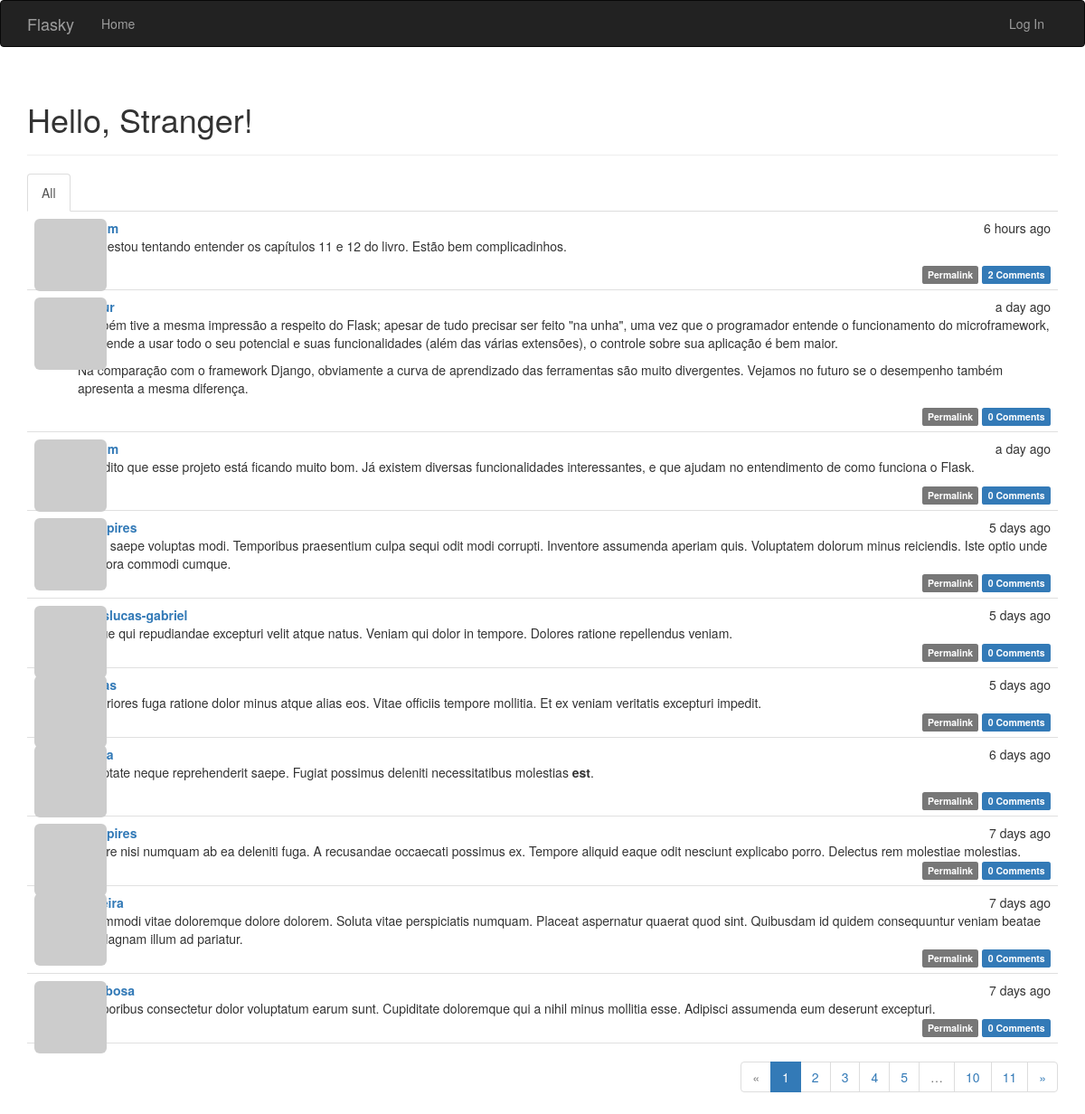
The page / on the database its author committed.
### app/models.py (models this page shows, shortened)
class Post(db.Model):
    __tablename__ = 'posts'
    id = db.Column(db.Integer, primary_key=True)
    body = db.Column(db.Text)
    body_html = db.Column(db.Text)
    timestamp = db.Column(db.DateTime, index=True, default=datetime.utcnow)
    author_id = db.Column(db.Integer, db.ForeignKey('users.id'))
    comments = db.relationship('Comment', backref='post', lazy='dynamic')

class User(UserMixin, db.Model):
    __tablename__ = 'users'
    id = db.Column(db.Integer, primary_key=True)
    email = db.Column(db.String(64), unique=True, index=True)
    username = db.Column(db.String(64), unique=True, index=True)
    name = db.Column(db.String(64))
    location = db.Column(db.String(64))
    about_me = db.Column(db.Text())
    member_since = db.Column(db.DateTime(), default=datetime.utcnow)
    last_seen = db.Column(db.DateTime(), default=datetime.utcnow)
    confirmed = db.Column(db.Boolean, default=False)
    password_hash = db.Column(db.String(128))
    avatar_hash = db.Column(db.String(32))
    role_id = db.Column(db.Integer, db.ForeignKey('roles.id'))
    posts = db.relationship('Post', backref='author', lazy='dynamic')
    followed = db.relationship(
        'Follow',
        foreign_keys=[Follow.follower_id],
        backref=db.backref('follower', lazy='joined'),
        lazy='dynamic',
        cascade='all, delete-orphan'
    )
    followers = db.relationship(
        'Follow',
        foreign_keys=[Follow.followed_id],
        backref=db.backref('followed', lazy='joined'),
        lazy='dynamic',
        cascade='all, delete-orphan'
    )
    comments = db.relationship('Comment', backref='author', lazy='dynamic')
    @property
    def password(self):
        raise AttributeError('password is not a readable attribute')
    def gravatar_hash(self):
        return hashlib.md5(self.email.lower().encode('utf-8')).hexdigest()
    def gravatar(self, size=100, default='identicon', rating='g'):
        if request.is_secure:
            url = 'https://secure.gravatar.com/avatar'
        else:
            url = 'http://secure.gravatar.com/avatar'
        hash = self.avatar_hash or self.gravatar_hash()
        return f'{url}/{hash}?s={size}&d={default}&r={rating}'

### app/main/views.py (the view, shortened to what this page needs)
@main.route('/', methods=['GET', 'POST'])
def index():
    form = PostForm()
    page = request.args.get('page', 1, type=int)
    show_followed = False
    if current_user.is_authenticated:
        show_followed = bool(request.cookies.get('show_followed', ''))
    if show_followed:
        query = current_user.followed_posts
    else:
        query = Post.query
    pagination = query.order_by(Post.timestamp.desc()).paginate(
        page,
        per_page=current_app.config['FLASKY_POSTS_PER_PAGE'],
        error_out=False,
    )
    posts = pagination.items
    return render_template(
        'index.html',
        form=form,
        posts=posts,
        show_followed=show_followed,
        pagination=pagination
    )

### app/auth/views.py (called while the page is built)
@auth.before_app_request
def before_request():
    if current_user.is_authenticated:
        current_user.ping()
        if (not current_user.confirmed
                and request.endpoint
                and request.blueprint != 'auth'
                and request.endpoint != 'static'):
            return redirect(url_for('auth.unconfirmed'))

### app/main/__init__.py (called while the page is built)
@main.app_context_processor
def inject_permissions():
    return dict(Permission=Permission)

### app/models.py (called while the page is built)
    def can(self, permissions):
        return False

    def is_administrator(self):
        return False

### app/templates/index.html (shortened to what this page needs)
{% extends "base.html" %}
{% import "bootstrap/wtf.html" as wtf %}
{% import "_macros.html" as macros %}
{% block page_content %}
<div class="page-header">
    <h1>Hello, {% if current_user.is_authenticated %}{{ current_user.username }}{% else %}Stranger{% endif %}!</h1>
</div>
<div class="post-tabs">
    <ul class="nav nav-tabs">
        <li{% if not show_followed %} class="active"{% endif %}>
            <a href="{{ url_for('.show_all') }}">All</a>
        </li>
    </ul>
    {% include '_posts.html' %}
</div>
{% if pagination %}
<div class="pagination">
    {{ macros.pagination_widget(pagination, '.index') }}
</div>
{% endif %}
{% endblock %}

### app/templates/_posts.html (shortened to what this page needs)
<ul class="posts">
    {% for post in posts %}
    <li class="post">
        <div class="post-thumbnail">
            <a href="{{ url_for('.user', username=post.author.username) }}">
                <img class="img-rounded profile-thumbnail" src="{{ post.author.gravatar(size=40) }}">
            </a>
        </div>
        <div class="post-content">
            <div class="post-date">{{ moment(post.timestamp).fromNow() }}</div>
            <div class="post-author"><a href="{{ url_for('.user', username=post.author.username) }}">{{ post.author.username }}</a></div>
            <div class="post-body">
                {% if post.body_html %}
                    {{ post.body_html | safe }}
                {% else %}
                    {{ post.body }}
                {% endif %}
            </div>
            <div class="post-footer">
                <a href="{{ url_for('.post', id=post.id) }}">
                    <span class="label label-default">Permalink</span>
                </a>
                <a href="{{ url_for('.post', id=post.id) }}#comments">
                    <span class="label label-primary">{{ post.comments.count() }} Comments</span>
                </a>
            </div>
        </div>
    </li>
    {% endfor %}
</ul>

### app/static/styles.css (style rules this page uses)
.profile-thumbnail { position: absolute; }
div.post-tabs { margin-top: 16px; }
ul.posts { list-style-type: none; padding: 0px; margin: 16px 0px 0px 0px; border-top: 1px solid #e0e0e0; }
div.post-tabs ul.posts { margin: 0px; border-top: none; }
ul.posts li.post { padding: 8px; border-bottom: 1px solid #e0e0e0; }
div.post-date { float: right; }
div.post-author { font-weight: bold; }
div.post-thumbnail { position: absolute; }
div.post-content { margin-left: 48px; min-height: 48px; }
div.post-footer { text-align: right; }
div.pagination { width: 100%; text-align: right; padding: 0px; margin: 0px; }

### rows shown on the page
Post: timestamp "6 hours ago", body_html "Hoje estou tentando entender os capítulos 11 e 12 do livro. Estão bem complicadinhos.", comments.count "2"
Post: timestamp "a day ago", body_html "Também tive a mesma impressão a respeito do Flask; apesar de tudo precisar ser feito \"na unha\", uma vez que o programador entende o funcionamento do microframework, e aprende a usar todo o seu potencial e suas funcionalidades (além das várias extensões), o controle sobre sua aplicação é bem maior. Na comparação com o framework Django, obviamente a curva de aprendizado das ferramentas são muito divergentes. Vejamos no futuro se o desempenho também apresenta a mesma diferença.", comments.count "0"
Post: timestamp "a day ago", body_html "Acredito que esse projeto está ficando muito bom. Já existem diversas funcionalidades interessantes, e que ajudam no entendimento de como funciona o Flask.", comments.count "0"
Post: timestamp "5 days ago", author.username "enzopires", body "Enim saepe voluptas modi. Temporibus praesentium culpa sequi odit modi corrupti. Inventore assumenda aperiam quis. Voluptatem dolorum minus reiciendis. Iste optio unde tempora commodi cumque.", comments.count "0"
Post: timestamp "5 days ago", author.username "saleslucas-gabriel", body "Neque qui repudiandae excepturi velit atque natus. Veniam qui dolor in tempore. Dolores ratione repellendus veniam.", comments.count "0"
Post: timestamp "5 days ago", body "Asperiores fuga ratione dolor minus atque alias eos. Vitae officiis tempore mollitia. Et ex veniam veritatis excepturi impedit.", comments.count "0"
Post: timestamp "6 days ago", body_html "Voluptate neque reprehenderit saepe. Fugiat possimus deleniti necessitatibus molestias est .", comments.count "0"
Post: timestamp "7 days ago", author.username "enzopires", body "Labore nisi numquam ab ea deleniti fuga. A recusandae occaecati possimus ex. Tempore aliquid eaque odit nesciunt explicabo porro. Delectus rem molestiae molestias.", comments.count "0"
Post: timestamp "7 days ago", body "A commodi vitae doloremque dolore dolorem. Soluta vitae perspiciatis numquam. Placeat aspernatur quaerat quod sint. Quibusdam id quidem consequuntur veniam beatae sit. Magnam illum ad pariatur.", comments.count "0"
Post: timestamp "7 days ago", body "Temporibus consectetur dolor voluptatum earum sunt. Cupiditate doloremque qui a nihil minus mollitia esse. Adipisci assumenda eum deserunt excepturi.", comments.count "0"

### other values the page prints
{{ p }} "1"
{{ p }} "2" "3" "4" "5" "10" "11"
